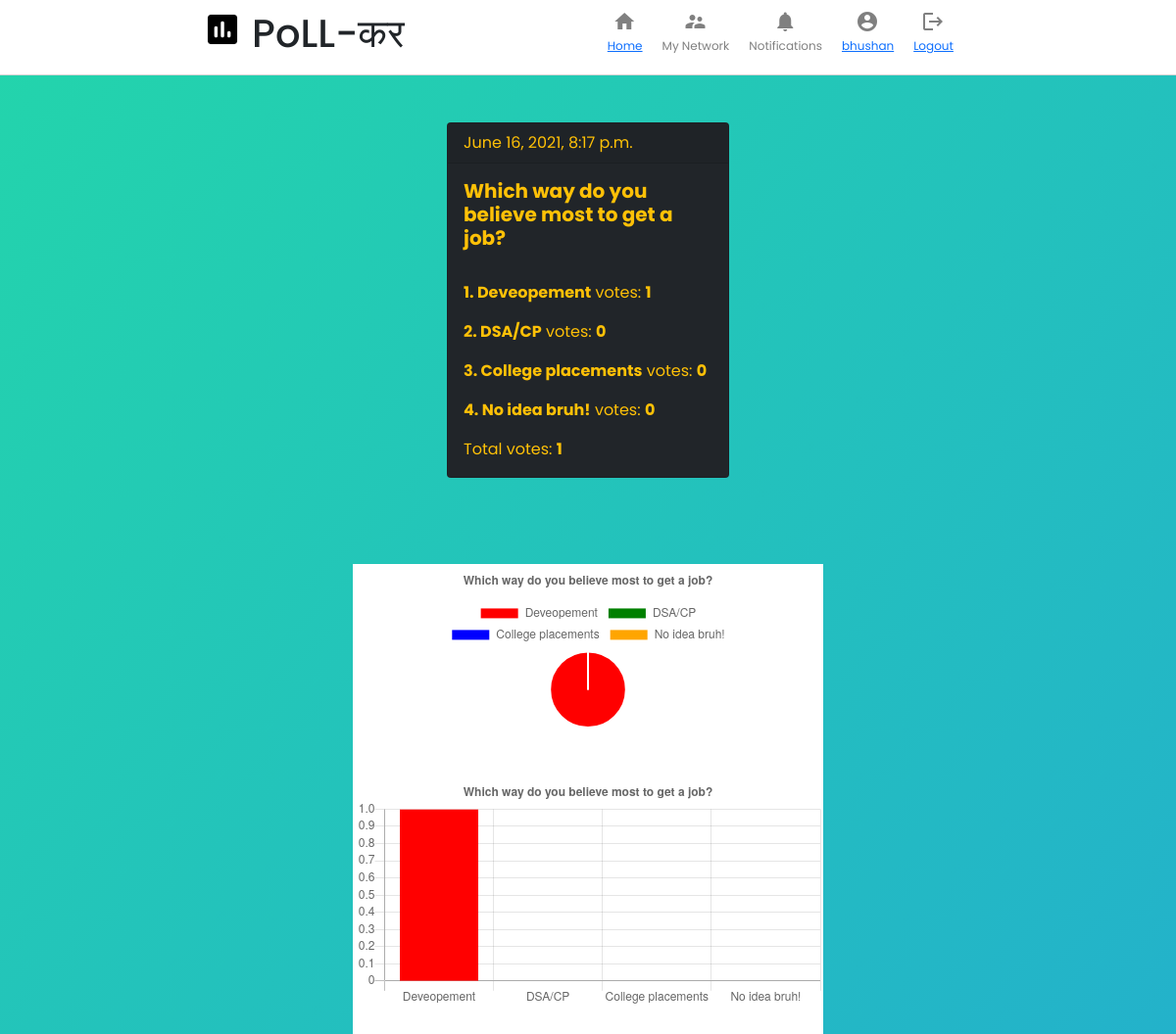
The app's page /results/4 (signed in) with its own data.
### main/models.py (models this page shows, shortened)
class Poll(models.Model):
    user = models.ForeignKey(User, on_delete=models.CASCADE)
    question = models.TextField()
    datetime = models.DateTimeField(auto_now=True)
    option_one = models.CharField(max_length=56)
    option_two = models.CharField(max_length=56)
    option_three = models.CharField(max_length=56)
    option_four = models.CharField(max_length=56)
    option_one_count = models.IntegerField(default=0)
    option_two_count = models.IntegerField(default=0)
    option_three_count = models.IntegerField(default=0)
    option_four_count = models.IntegerField(default=0)

### main/views.py (the view)
# urls.py: path('results/<int:pk>', views.results, name= 'result' ),
@login_required(login_url='login')
def results(request, pk):
    poll = models.Poll.objects.get(pk=pk)
    totalvotes = poll.option_one_count + poll.option_two_count + poll.option_three_count + poll.option_four_count
    context = {
        'poll': poll,
        'totalvotes' : totalvotes
    }
    return render( request, 'main/results.html', context)

### templates/main/results.html (shortened to what this page needs)
{% load static %}
<!DOCTYPE html>
<html lang="en">
<head>
    <link href="https://cdn.jsdelivr.net/npm/bootstrap@5.0.1/dist/css/bootstrap.min.css" rel="stylesheet">
    <link rel="stylesheet" href="{% static 'css/style.css' %}">
    <link rel="stylesheet" href="{% static 'css/card.css' %}">
    <link rel="stylesheet" href="{% static 'css/index.css' %}"/>
</head>
<body>
    <div class="header">
        <div class="header__left">
            <img src="{% static 'img/logo1.png' %}" alt="" />
            <h1>PoLL-कर</h1>
        </div>
        <div class="header__right">
            <div class="headerOption">
                <i class="material-icons headerOption__icon"> home </i>
                <h3><a class="active" href="{% url 'allpolls' %}">Home</a></h3>
            </div>
            <div class="headerOption">
                <i class="material-icons headerOption__icon"> supervisor_account </i>
                <h3>My Network</h3>
            </div>
            <div class="headerOption">
                <i class="material-icons headerOption__icon"> notifications </i>
                <h3>Notifications</h3>
            </div>
            <div class="headerOption">
                <i class="material-icons headerOption__icon"> account_circle </i>
                <h3><a href="{% url 'mypolls' %}">{{ request.user }}</a></h3>
            </div>
            <div class="headerOption">
                <i class="material-icons headerOption__icon"> logout </i>
                <h3><a href="{% url 'logout' %}">Logout</a></h3>
            </div>
        </div>
    </div>
<br><br>
        <div class="card text-warning bg-dark mb-3" style="max-width: 18rem;">
            <div class="card-header">{{ poll.datetime }}</div>
            <div class="card-body">
                <h5 class="card-title"><strong>{{ poll.question }}</strong></h5><br>
                <p class="card-text"><strong>1. {{ poll.option_one }}</strong> votes: <strong>{{ poll.option_one_count }}</strong></p>
                <p class="card-text"><strong>2. {{ poll.option_two }}</strong> votes: <strong>{{ poll.option_two_count }}</strong></p>
                <p class="card-text"><strong>3. {{ poll.option_three }}</strong> votes: <strong>{{ poll.option_three_count}}</strong></p>
                <p class="card-text"><strong>4. {{ poll.option_four }}</strong> votes: <strong>{{ poll.option_four_count }}</strong></p>
                <p class="card-text"> Total votes: <strong>{{ totalvotes }}</strong></p>
            </div>
        </div><br><br><br>
        <div style=" display: block; justify-content:start; background-color: rgb(255, 255, 255); width: 40vw; height: fit-content;">
          <center>
          <div style="width: 28vw; height: fit-content;">
              <canvas style=" font-weight: bold;"  id="piechart" style="width:100%;max-width:600px"></canvas><br><br>
            </div>
          </center>
            <canvas style=" font-weight: bold;"  id="bargraph" style="width:100%;max-width:600px"></canvas><br>
        </div>
    <script>
    var xValues = ["{{ poll.option_one }}", "{{ poll.option_two }}", "{{ poll.option_three }}", "{{ poll.option_four }}"];
    var yValues = [{{ poll.option_one_count }} ,{{ poll.option_two_count }}, {{ poll.option_three_count}}, {{ poll.option_four_count }} ];//vote for each option
    var barColors = ["red", "green","blue","orange"];
    new Chart("bargraph", {
      type: "bar",
      data: {
        labels: xValues,
        datasets: [{
          backgroundColor: barColors,
          data: yValues
        }]
      },
      options: {
        legend: {display: false},
        title: {
          display: true,
          text: "{{ poll.question }}"
        }
      }
    });
    </script>
    <script>
    var xValues = ["{{ poll.option_one }}", "{{ poll.option_two }}", "{{ poll.option_three }}", "{{ poll.option_four }}"];
    var yValues = [{{ poll.option_one_count }} ,{{ poll.option_two_count }}, {{ poll.option_three_count}}, {{ poll.option_four_count }} ];//vote for each option
    var barColors = ["red", "green","blue","orange"];
    new Chart("piechart", {
      type: "pie",
      data: {
        labels: xValues,
        datasets: [{
          backgroundColor: barColors,
          data: yValues
        }]
      },
      options: {
        legend: {display: true},
        title: {
          display: true,
          text: "{{ poll.question }}"
        }
      }
    });
    </script>
</body>
</html>

### static/css/style.css (style rules this page uses)
* { margin: 0; padding: 0; }
body { background-repeat: no-repeat; background: linear-gradient(-45deg, #ee7752, #e73c7e, #23a6d5, #23d5ab); background-size: 400% 400%; animation: gradient 15s ease infinite; }

### static/css/card.css (style rules this page uses)
* { margin: 0; padding: 0; box-sizing: border-box; font-family: 'Poppins', sans-serif; }

### static/css/index.css (style rules this page uses)
* { margin: 0; padding: 0; }
body { background-repeat: no-repeat; background: linear-gradient(-45deg, #ee7752, #e73c7e, #23a6d5, #23d5ab); background-size: 400% 400%; animation: gradient 15s ease infinite; display: flex; flex-direction: column; align-items: center; }
.header__left img { object-fit: contain; height: 40px; margin-right: 10px; }
.header { width: 100%; display: flex; position: sticky; top: 0; z-index: 999; justify-content: space-evenly; border-bottom: 0.1px solid lightgray; padding-top: 10px; padding-bottom: 10px; width: 100%; background-color: white; }
.header__left { display: flex; }
.header__right { display: flex; }
.headerOption { display: flex; flex-direction: column; align-items: center; margin-right: 20px; color: gray; cursor: pointer; }
.headerOption h3 { font-size: 12px; margin-top: 10px; font-weight: 400; }
.headerOption__icon { margin-right: 5px; height: 20px; width: 20px; }

### templates/main/results.html (style rules this page uses)
* { font-family: 'Poppins', sans-serif;; }

### records on screen
Poll: datetime "June 16, 2021, 8:17 p.m.", question "Which way do you believe most to get a job?", option_one "Deveopement", option_one_count "1", option_two "DSA/CP", option_two_count "0", option_three "College placements", option_three_count "0", option_four "No idea bruh!", option_four_count "0"

### other values on screen
{{ request.user }} "bhushan"
{{ totalvotes }} "1"
chart data {{ poll.option_one }} Deveopement
chart data {{ poll.option_two }} DSA/CP
chart data {{ poll.option_three }} College placements
chart data {{ poll.option_four }} No idea bruh!
